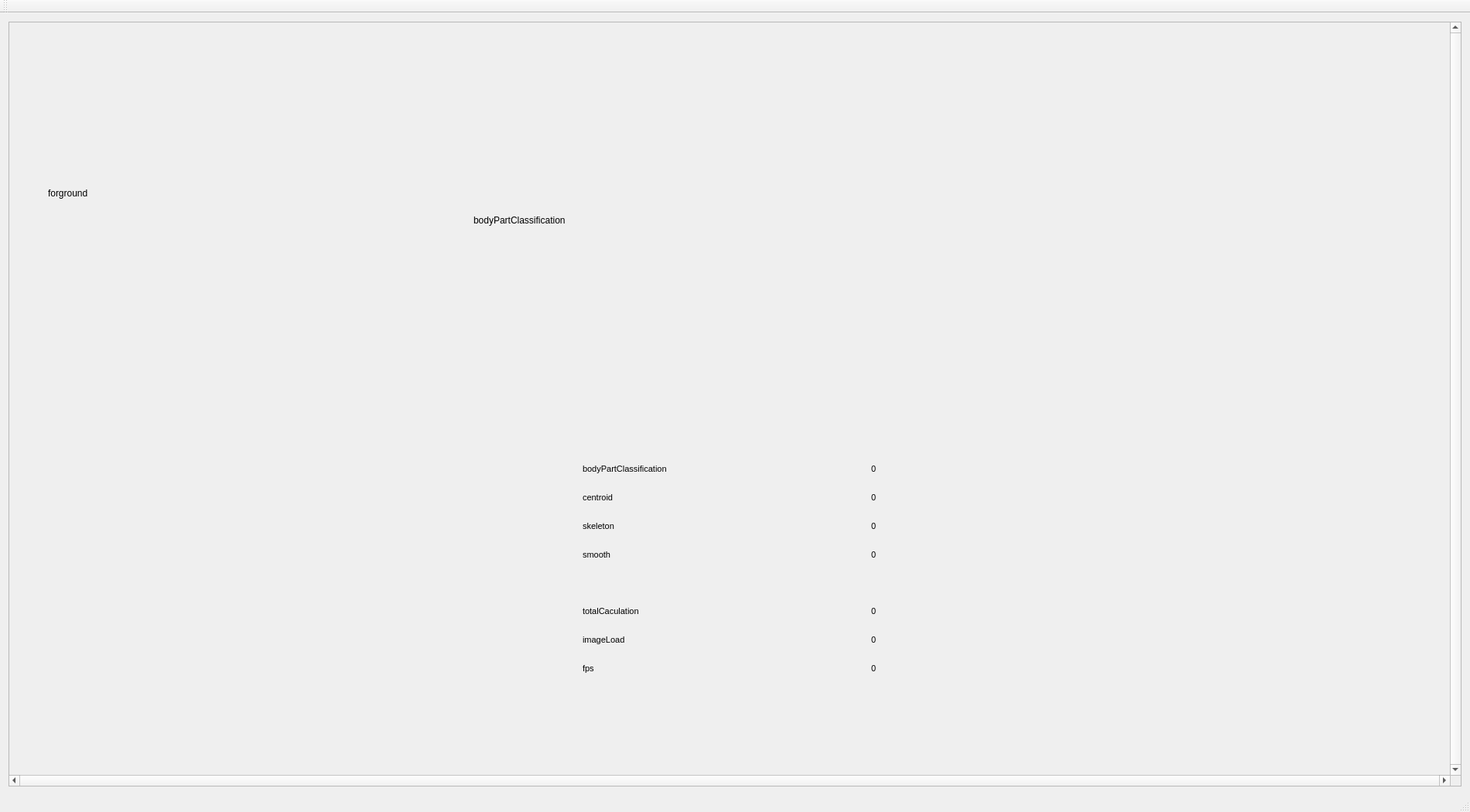
<?xml version="1.0" encoding="UTF-8"?>
<ui version="4.0">
 <class>MainWindow</class>
 <widget class="QMainWindow" name="MainWindow">
  <property name="geometry">
   <rect>
    <x>0</x>
    <y>0</y>
    <width>1900</width>
    <height>1050</height>
   </rect>
  </property>
  <property name="windowTitle">
   <string>MainWindow</string>
  </property>
  <property name="documentMode">
   <bool>false</bool>
  </property>
  <widget class="QWidget" name="centralWidget">
   <layout class="QHBoxLayout" name="horizontalLayout">
    <item>
     <widget class="QScrollArea" name="scrollArea">
      <property name="verticalScrollBarPolicy">
       <enum>Qt::ScrollBarAlwaysOn</enum>
      </property>
      <property name="horizontalScrollBarPolicy">
       <enum>Qt::ScrollBarAlwaysOn</enum>
      </property>
      <property name="sizeAdjustPolicy">
       <enum>QAbstractScrollArea::AdjustToContents</enum>
      </property>
      <property name="widgetResizable">
       <bool>true</bool>
      </property>
      <widget class="QWidget" name="scrollAreaWidgetContents">
       <property name="geometry">
        <rect>
         <x>0</x>
         <y>0</y>
         <width>1866</width>
         <height>931</height>
        </rect>
       </property>
       <property name="sizePolicy">
        <sizepolicy hsizetype="Ignored" vsizetype="Ignored">
         <horstretch>0</horstretch>
         <verstretch>0</verstretch>
        </sizepolicy>
       </property>
       <widget class="QLabel" name="foregroundLabel">
        <property name="geometry">
         <rect>
          <x>50</x>
          <y>10</y>
          <width>531</width>
          <height>421</height>
         </rect>
        </property>
        <property name="autoFillBackground">
         <bool>true</bool>
        </property>
        <property name="text">
         <string>forground</string>
        </property>
       </widget>
       <widget class="QLabel" name="bodyPartLabel">
        <property name="geometry">
         <rect>
          <x>600</x>
          <y>10</y>
          <width>581</width>
          <height>491</height>
         </rect>
        </property>
        <property name="autoFillBackground">
         <bool>true</bool>
        </property>
        <property name="text">
         <string>bodyPartClassification</string>
        </property>
       </widget>
       <widget class="QLabel" name="skeletonLabel">
        <property name="geometry">
         <rect>
          <x>40</x>
          <y>460</y>
          <width>640</width>
          <height>480</height>
         </rect>
        </property>
        <property name="autoFillBackground">
         <bool>true</bool>
        </property>
        <property name="text">
         <string/>
        </property>
       </widget>
       <widget class="QWidget" name="layoutWidget">
        <property name="geometry">
         <rect>
          <x>730</x>
          <y>551</y>
          <width>761</width>
          <height>311</height>
         </rect>
        </property>
        <layout class="QGridLayout" name="gridLayout">
         <item row="0" column="0">
          <widget class="QLabel" name="label5">
           <property name="font">
            <font>
             <family>Arial</family>
             <pointsize>8</pointsize>
             <italic>false</italic>
             <kerning>false</kerning>
            </font>
           </property>
           <property name="text">
            <string>bodyPartClassification</string>
           </property>
          </widget>
         </item>
         <item row="0" column="1">
          <widget class="QLabel" name="label_bodyPartClassification">
           <property name="font">
            <font>
             <family>Arial</family>
             <pointsize>8</pointsize>
             <italic>false</italic>
             <kerning>false</kerning>
            </font>
           </property>
           <property name="text">
            <string>0</string>
           </property>
          </widget>
         </item>
         <item row="1" column="0">
          <widget class="QLabel" name="label6">
           <property name="font">
            <font>
             <family>Arial</family>
             <pointsize>8</pointsize>
             <italic>false</italic>
             <kerning>false</kerning>
            </font>
           </property>
           <property name="text">
            <string>centroid</string>
           </property>
          </widget>
         </item>
         <item row="1" column="1">
          <widget class="QLabel" name="label_centroid">
           <property name="font">
            <font>
             <family>Arial</family>
             <pointsize>8</pointsize>
             <italic>false</italic>
             <kerning>false</kerning>
            </font>
           </property>
           <property name="text">
            <string>0</string>
           </property>
          </widget>
         </item>
         <item row="2" column="0">
          <widget class="QLabel" name="label_9">
           <property name="font">
            <font>
             <family>Arial</family>
             <pointsize>8</pointsize>
             <italic>false</italic>
             <kerning>false</kerning>
            </font>
           </property>
           <property name="text">
            <string>skeleton</string>
           </property>
          </widget>
         </item>
         <item row="2" column="1">
          <widget class="QLabel" name="label_skeleton">
           <property name="font">
            <font>
             <family>Arial</family>
             <pointsize>8</pointsize>
             <italic>false</italic>
             <kerning>false</kerning>
            </font>
           </property>
           <property name="text">
            <string>0</string>
           </property>
          </widget>
         </item>
         <item row="3" column="0">
          <widget class="QLabel" name="label_7">
           <property name="font">
            <font>
             <family>Arial</family>
             <pointsize>8</pointsize>
             <italic>false</italic>
             <kerning>false</kerning>
            </font>
           </property>
           <property name="text">
            <string>smooth</string>
           </property>
          </widget>
         </item>
         <item row="3" column="1">
          <widget class="QLabel" name="label_smooth">
           <property name="font">
            <font>
             <family>Arial</family>
             <pointsize>8</pointsize>
             <italic>false</italic>
             <kerning>false</kerning>
            </font>
           </property>
           <property name="text">
            <string>0</string>
           </property>
          </widget>
         </item>
         <item row="4" column="0">
          <widget class="QLabel" name="label_5">
           <property name="font">
            <font>
             <family>Arial</family>
             <pointsize>8</pointsize>
             <italic>false</italic>
             <kerning>false</kerning>
            </font>
           </property>
           <property name="text">
            <string/>
           </property>
          </widget>
         </item>
         <item row="4" column="1">
          <widget class="QLabel" name="label_totalCaculation1">
           <property name="font">
            <font>
             <family>Arial</family>
             <pointsize>8</pointsize>
             <italic>false</italic>
             <kerning>false</kerning>
            </font>
           </property>
           <property name="text">
            <string/>
           </property>
          </widget>
         </item>
         <item row="5" column="0">
          <widget class="QLabel" name="label_8">
           <property name="font">
            <font>
             <family>Arial</family>
             <pointsize>8</pointsize>
             <italic>false</italic>
             <kerning>false</kerning>
            </font>
           </property>
           <property name="text">
            <string>totalCaculation</string>
           </property>
          </widget>
         </item>
         <item row="5" column="1">
          <widget class="QLabel" name="label_totalCaculation">
           <property name="font">
            <font>
             <family>Arial</family>
             <pointsize>8</pointsize>
             <italic>false</italic>
             <kerning>false</kerning>
            </font>
           </property>
           <property name="text">
            <string>0</string>
           </property>
          </widget>
         </item>
         <item row="6" column="0">
          <widget class="QLabel" name="label1">
           <property name="font">
            <font>
             <family>Arial</family>
             <pointsize>8</pointsize>
             <italic>false</italic>
             <kerning>false</kerning>
            </font>
           </property>
           <property name="text">
            <string>imageLoad</string>
           </property>
          </widget>
         </item>
         <item row="6" column="1">
          <widget class="QLabel" name="label_imageLoad">
           <property name="font">
            <font>
             <family>Arial</family>
             <pointsize>8</pointsize>
             <italic>false</italic>
             <kerning>false</kerning>
            </font>
           </property>
           <property name="text">
            <string>0</string>
           </property>
          </widget>
         </item>
         <item row="7" column="0">
          <widget class="QLabel" name="label2">
           <property name="font">
            <font>
             <family>Arial</family>
             <pointsize>8</pointsize>
             <italic>false</italic>
             <kerning>false</kerning>
            </font>
           </property>
           <property name="text">
            <string>fps</string>
           </property>
          </widget>
         </item>
         <item row="7" column="1">
          <widget class="QLabel" name="label_fraps">
           <property name="font">
            <font>
             <family>Arial</family>
             <pointsize>8</pointsize>
             <italic>false</italic>
             <kerning>false</kerning>
            </font>
           </property>
           <property name="text">
            <string>0</string>
           </property>
          </widget>
         </item>
        </layout>
       </widget>
       <widget class="QLabel" name="depthLabel">
        <property name="geometry">
         <rect>
          <x>1200</x>
          <y>10</y>
          <width>530</width>
          <height>431</height>
         </rect>
        </property>
        <property name="autoFillBackground">
         <bool>true</bool>
        </property>
        <property name="text">
         <string/>
        </property>
       </widget>
       <zorder>foregroundLabel</zorder>
       <zorder>skeletonLabel</zorder>
       <zorder>layoutWidget</zorder>
       <zorder>depthLabel</zorder>
       <zorder>bodyPartLabel</zorder>
      </widget>
     </widget>
    </item>
   </layout>
  </widget>
  <widget class="QMenuBar" name="menuBar">
   <property name="geometry">
    <rect>
     <x>0</x>
     <y>0</y>
     <width>1900</width>
     <height>34</height>
    </rect>
   </property>
  </widget>
  <widget class="QToolBar" name="mainToolBar">
   <attribute name="toolBarArea">
    <enum>TopToolBarArea</enum>
   </attribute>
   <attribute name="toolBarBreak">
    <bool>false</bool>
   </attribute>
  </widget>
  <widget class="QStatusBar" name="statusBar"/>
 </widget>
 <layoutdefault spacing="6" margin="11"/>
 <resources/>
 <connections/>
</ui>
